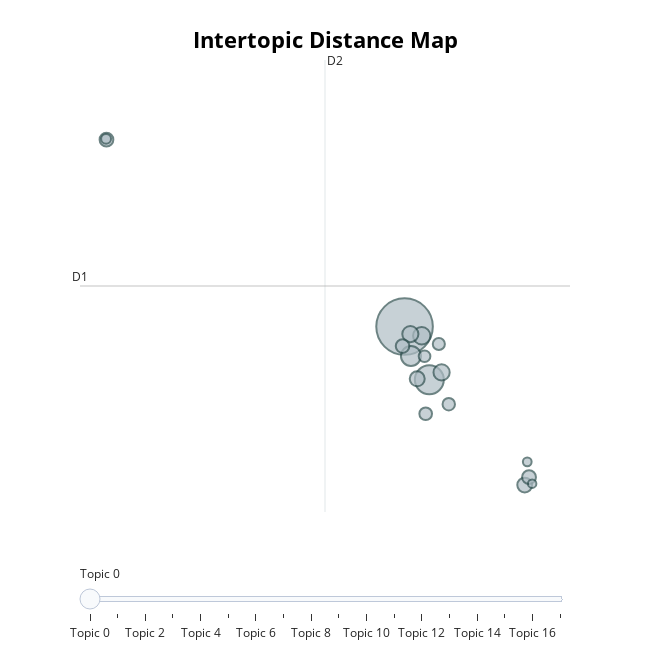

This figure's notebook cell:
### Code cell
topic_model_title.visualize_topics(top_n_topics=20)

### Figure 1 — Plotly figure (JSON) as saved in the notebook; plotly's stock layout.template omitted (floating-point values rounded to 4 significant figures)
{"data": [{"customdata": [[0, "girl | dead | love | boy | father", 2341], [1, "real | age | great | child | go", 613], [2, "miss | love | back | hall | mystery", 293], [3, "movie | iii | ii | big | story", 220], [4, "david | bob | john | name | hall", 192], [5, "deep | without | yellow | little | great", 191], [6, "12 | year | 13 | whats | short", 164], [7, "sweet | part | yellow | whats | white", 161], [8, "red | color | black | white | yellow", 140], [9, "day | last | next | part | night", 138], [10, "people | american | white | bob | going", 136], [11, "song | school | within | gay | david", 117], [12, "father | fat | big | get | gay", 113], [13, "night | good | school | come | live", 107], [14, "street | long | hard | back | lost", 100], [15, "war | new | world | within | last", 72], [16, "mystery | mine | city | little | sweet", 56], [17, "behind | light | dark | yellow | miss", 52]], "hovertemplate": "<b>Topic %{customdata[0]}</b><br>%{customdata[1]}<br>Size: %{customdata[2]}", "legendgroup": "", "marker": {"color": "#B0BEC5", "line": {"color": "DarkSlateGrey", "width": 2}, "size": [2341, 613, 293, 220, 192, 191, 164, 161, 140, 138, 136, 117, 113, 107, 100, 72, 56, 52], "sizemode": "area", "sizeref": 1.463, "symbol": "circle"}, "mode": "markers", "name": "", "orientation": "v", "showlegend": false, "type": "scatter", "x": [8.059, 9.659, 8.472, 9.167, 10.45, 8.433, 8.877, 15.82, 16.1, -11.2, 7.93, 9.424, 10.91, 10.27, 9.35, -11.23, 15.99, 16.3], "xaxis": "x", "y": [11.69, 9.857, 10.68, 11.38, 10.11, 11.43, 9.887, 6.213, 6.486, 18.16, 11.02, 8.678, 9.008, 11.09, 10.67, 18.18, 7.014, 6.261], "yaxis": "y"}], "layout": {"annotations": [{"showarrow": false, "text": "D1", "x": -12.91, "y": 13.1, "yshift": 10}, {"showarrow": false, "text": "D2", "x": 2.918, "xshift": 10, "y": 20.91}], "height": 650, "hoverlabel": {"bgcolor": "white", "font": {"family": "Rockwell", "size": 16}}, "legend": {"itemsizing": "constant", "tracegroupgap": 0}, "margin": {"t": 60}, "shapes": [{"line": {"color": "#CFD8DC", "width": 2}, "type": "line", "x0": 2.918, "x1": 2.918, "y0": 5.281, "y1": 20.91}, {"line": {"color": "#9E9E9E", "width": 2}, "type": "line", "x0": -12.91, "x1": 18.75, "y0": 13.1, "y1": 13.1}], "sliders": [{"active": 0, "pad": {"t": 50}, "steps": [{"args": [{"marker.color": [["red", "#B0BEC5", "#B0BEC5", "#B0BEC5", "#B0BEC5", "#B0BEC5", "#B0BEC5", "#B0BEC5", "#B0BEC5", "#B0BEC5", "#B0BEC5", "#B0BEC5", "#B0BEC5", "#B0BEC5", "#B0BEC5", "#B0BEC5", "#B0BEC5", "#B0BEC5"]]}], "label": "Topic 0", "method": "update"}, {"args": [{"marker.color": [["#B0BEC5", "red", "#B0BEC5", "#B0BEC5", "#B0BEC5", "#B0BEC5", "#B0BEC5", "#B0BEC5", "#B0BEC5", "#B0BEC5", "#B0BEC5", "#B0BEC5", "#B0BEC5", "#B0BEC5", "#B0BEC5", "#B0BEC5", "#B0BEC5", "#B0BEC5"]]}], "label": "Topic 1", "method": "update"}, {"args": [{"marker.color": [["#B0BEC5", "#B0BEC5", "red", "#B0BEC5", "#B0BEC5", "#B0BEC5", "#B0BEC5", "#B0BEC5", "#B0BEC5", "#B0BEC5", "#B0BEC5", "#B0BEC5", "#B0BEC5", "#B0BEC5", "#B0BEC5", "#B0BEC5", "#B0BEC5", "#B0BEC5"]]}], "label": "Topic 2", "method": "update"}, {"args": [{"marker.color": [["#B0BEC5", "#B0BEC5", "#B0BEC5", "red", "#B0BEC5", "#B0BEC5", "#B0BEC5", "#B0BEC5", "#B0BEC5", "#B0BEC5", "#B0BEC5", "#B0BEC5", "#B0BEC5", "#B0BEC5", "#B0BEC5", "#B0BEC5", "#B0BEC5", "#B0BEC5"]]}], "label": "Topic 3", "method": "update"}, {"args": [{"marker.color": [["#B0BEC5", "#B0BEC5", "#B0BEC5", "#B0BEC5", "red", "#B0BEC5", "#B0BEC5", "#B0BEC5", "#B0BEC5", "#B0BEC5", "#B0BEC5", "#B0BEC5", "#B0BEC5", "#B0BEC5", "#B0BEC5", "#B0BEC5", "#B0BEC5", "#B0BEC5"]]}], "label": "Topic 4", "method": "update"}, {"args": [{"marker.color": [["#B0BEC5", "#B0BEC5", "#B0BEC5", "#B0BEC5", "#B0BEC5", "red", "#B0BEC5", "#B0BEC5", "#B0BEC5", "#B0BEC5", "#B0BEC5", "#B0BEC5", "#B0BEC5", "#B0BEC5", "#B0BEC5", "#B0BEC5", "#B0BEC5", "#B0BEC5"]]}], "label": "Topic 5", "method": "update"}, {"args": [{"marker.color": [["#B0BEC5", "#B0BEC5", "#B0BEC5", "#B0BEC5", "#B0BEC5", "#B0BEC5", "red", "#B0BEC5", "#B0BEC5", "#B0BEC5", "#B0BEC5", "#B0BEC5", "#B0BEC5", "#B0BEC5", "#B0BEC5", "#B0BEC5", "#B0BEC5", "#B0BEC5"]]}], "label": "Topic 6", "method": "update"}, {"args": [{"marker.color": [["#B0BEC5", "#B0BEC5", "#B0BEC5", "#B0BEC5", "#B0BEC5", "#B0BEC5", "#B0BEC5", "red", "#B0BEC5", "#B0BEC5", "#B0BEC5", "#B0BEC5", "#B0BEC5", "#B0BEC5", "#B0BEC5", "#B0BEC5", "#B0BEC5", "#B0BEC5"]]}], "label": "Topic 7", "method": "update"}, {"args": [{"marker.color": [["#B0BEC5", "#B0BEC5", "#B0BEC5", "#B0BEC5", "#B0BEC5", "#B0BEC5", "#B0BEC5", "#B0BEC5", "red", "#B0BEC5", "#B0BEC5", "#B0BEC5", "#B0BEC5", "#B0BEC5", "#B0BEC5", "#B0BEC5", "#B0BEC5", "#B0BEC5"]]}], "label": "Topic 8", "method": "update"}, {"args": [{"marker.color": [["#B0BEC5", "#B0BEC5", "#B0BEC5", "#B0BEC5", "#B0BEC5", "#B0BEC5", "#B0BEC5", "#B0BEC5", "#B0BEC5", "red", "#B0BEC5", "#B0BEC5", "#B0BEC5", "#B0BEC5", "#B0BEC5", "#B0BEC5", "#B0BEC5", "#B0BEC5"]]}], "label": "Topic 9", "method": "update"}, {"args": [{"marker.color": [["#B0BEC5", "#B0BEC5", "#B0BEC5", "#B0BEC5", "#B0BEC5", "#B0BEC5", "#B0BEC5", "#B0BEC5", "#B0BEC5", "#B0BEC5", "red", "#B0BEC5", "#B0BEC5", "#B0BEC5", "#B0BEC5", "#B0BEC5", "#B0BEC5", "#B0BEC5"]]}], "label": "Topic 10", "method": "update"}, {"args": [{"marker.color": [["#B0BEC5", "#B0BEC5", "#B0BEC5", "#B0BEC5", "#B0BEC5", "#B0BEC5", "#B0BEC5", "#B0BEC5", "#B0BEC5", "#B0BEC5", "#B0BEC5", "red", "#B0BEC5", "#B0BEC5", "#B0BEC5", "#B0BEC5", "#B0BEC5", "#B0BEC5"]]}], "label": "Topic 11", "method": "update"}, {"args": [{"marker.color": [["#B0BEC5", "#B0BEC5", "#B0BEC5", "#B0BEC5", "#B0BEC5", "#B0BEC5", "#B0BEC5", "#B0BEC5", "#B0BEC5", "#B0BEC5", "#B0BEC5", "#B0BEC5", "red", "#B0BEC5", "#B0BEC5", "#B0BEC5", "#B0BEC5", "#B0BEC5"]]}], "label": "Topic 12", "method": "update"}, {"args": [{"marker.color": [["#B0BEC5", "#B0BEC5", "#B0BEC5", "#B0BEC5", "#B0BEC5", "#B0BEC5", "#B0BEC5", "#B0BEC5", "#B0BEC5", "#B0BEC5", "#B0BEC5", "#B0BEC5", "#B0BEC5", "red", "#B0BEC5", "#B0BEC5", "#B0BEC5", "#B0BEC5"]]}], "label": "Topic 13", "method": "update"}, {"args": [{"marker.color": [["#B0BEC5", "#B0BEC5", "#B0BEC5", "#B0BEC5", "#B0BEC5", "#B0BEC5", "#B0BEC5", "#B0BEC5", "#B0BEC5", "#B0BEC5", "#B0BEC5", "#B0BEC5", "#B0BEC5", "#B0BEC5", "red", "#B0BEC5", "#B0BEC5", "#B0BEC5"]]}], "label": "Topic 14", "method": "update"}, {"args": [{"marker.color": [["#B0BEC5", "#B0BEC5", "#B0BEC5", "#B0BEC5", "#B0BEC5", "#B0BEC5", "#B0BEC5", "#B0BEC5", "#B0BEC5", "#B0BEC5", "#B0BEC5", "#B0BEC5", "#B0BEC5", "#B0BEC5", "#B0BEC5", "red", "#B0BEC5", "#B0BEC5"]]}], "label": "Topic 15", "method": "update"}, {"args": [{"marker.color": [["#B0BEC5", "#B0BEC5", "#B0BEC5", "#B0BEC5", "#B0BEC5", "#B0BEC5", "#B0BEC5", "#B0BEC5", "#B0BEC5", "#B0BEC5", "#B0BEC5", "#B0BEC5", "#B0BEC5", "#B0BEC5", "#B0BEC5", "#B0BEC5", "red", "#B0BEC5"]]}], "label": "Topic 16", "method": "update"}, {"args": [{"marker.color": [["#B0BEC5", "#B0BEC5", "#B0BEC5", "#B0BEC5", "#B0BEC5", "#B0BEC5", "#B0BEC5", "#B0BEC5", "#B0BEC5", "#B0BEC5", "#B0BEC5", "#B0BEC5", "#B0BEC5", "#B0BEC5", "#B0BEC5", "#B0BEC5", "#B0BEC5", "red"]]}], "label": "Topic 17", "method": "update"}]}], "title": {"font": {"color": "Black", "size": 22}, "text": "<b>Intertopic Distance Map</b>", "x": 0.5, "xanchor": "center", "y": 0.95, "yanchor": "top"}, "width": 650, "xaxis": {"anchor": "y", "domain": [0, 1], "range": [-12.91, 18.75], "title": {"text": ""}, "visible": false}, "yaxis": {"anchor": "x", "domain": [0, 1], "range": [5.281, 20.91], "title": {"text": ""}, "visible": false}}}
